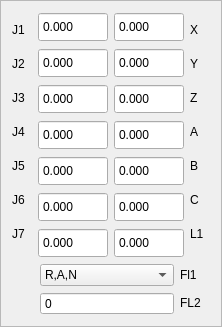
    <widget class="QFrame" name="frame_Values">
     <property name="sizePolicy">
      <sizepolicy hsizetype="Preferred" vsizetype="Preferred">
       <horstretch>0</horstretch>
       <verstretch>0</verstretch>
      </sizepolicy>
     </property>
     <property name="minimumSize">
      <size>
       <width>191</width>
       <height>287</height>
      </size>
     </property>
     <property name="maximumSize">
      <size>
       <width>16777215</width>
       <height>16777215</height>
      </size>
     </property>
     <property name="frameShape">
      <enum>QFrame::StyledPanel</enum>
     </property>
     <property name="frameShadow">
      <enum>QFrame::Raised</enum>
     </property>
     <layout class="QVBoxLayout" name="verticalLayout_5">
      <item>
       <layout class="QHBoxLayout" name="horizontalLayout">
        <property name="spacing">
         <number>6</number>
        </property>
        <property name="leftMargin">
         <number>0</number>
        </property>
        <property name="topMargin">
         <number>0</number>
        </property>
        <item>
         <layout class="QVBoxLayout" name="verticalLayout_3">
          <item>
           <widget class="QLabel" name="label_J1">
            <property name="sizePolicy">
             <sizepolicy hsizetype="Preferred" vsizetype="Fixed">
              <horstretch>0</horstretch>
              <verstretch>0</verstretch>
             </sizepolicy>
            </property>
            <property name="minimumSize">
             <size>
              <width>20</width>
              <height>20</height>
             </size>
            </property>
            <property name="maximumSize">
             <size>
              <width>20</width>
              <height>20</height>
             </size>
            </property>
            <property name="text">
             <string>J1</string>
            </property>
           </widget>
          </item>
          <item>
           <widget class="QLabel" name="label_J2">
            <property name="sizePolicy">
             <sizepolicy hsizetype="Preferred" vsizetype="Fixed">
              <horstretch>0</horstretch>
              <verstretch>0</verstretch>
             </sizepolicy>
            </property>
            <property name="minimumSize">
             <size>
              <width>20</width>
              <height>20</height>
             </size>
            </property>
            <property name="maximumSize">
             <size>
              <width>20</width>
              <height>20</height>
             </size>
            </property>
            <property name="text">
             <string>J2</string>
            </property>
           </widget>
          </item>
          <item>
           <widget class="QLabel" name="label_J3">
            <property name="sizePolicy">
             <sizepolicy hsizetype="Preferred" vsizetype="Fixed">
              <horstretch>0</horstretch>
              <verstretch>0</verstretch>
             </sizepolicy>
            </property>
            <property name="minimumSize">
             <size>
              <width>20</width>
              <height>20</height>
             </size>
            </property>
            <property name="maximumSize">
             <size>
              <width>20</width>
              <height>20</height>
             </size>
            </property>
            <property name="text">
             <string>J3</string>
            </property>
           </widget>
          </item>
          <item>
           <widget class="QLabel" name="label_J4">
            <property name="sizePolicy">
             <sizepolicy hsizetype="Preferred" vsizetype="Fixed">
              <horstretch>0</horstretch>
              <verstretch>0</verstretch>
             </sizepolicy>
            </property>
            <property name="minimumSize">
             <size>
              <width>20</width>
              <height>20</height>
             </size>
            </property>
            <property name="maximumSize">
             <size>
              <width>20</width>
              <height>20</height>
             </size>
            </property>
            <property name="text">
             <string>J4</string>
            </property>
           </widget>
          </item>
          <item>
           <widget class="QLabel" name="label_J5">
            <property name="sizePolicy">
             <sizepolicy hsizetype="Preferred" vsizetype="Fixed">
              <horstretch>0</horstretch>
              <verstretch>0</verstretch>
             </sizepolicy>
            </property>
            <property name="minimumSize">
             <size>
              <width>20</width>
              <height>20</height>
             </size>
            </property>
            <property name="maximumSize">
             <size>
              <width>20</width>
              <height>20</height>
             </size>
            </property>
            <property name="text">
             <string>J5</string>
            </property>
           </widget>
          </item>
          <item>
           <widget class="QLabel" name="label_J6">
            <property name="sizePolicy">
             <sizepolicy hsizetype="Preferred" vsizetype="Fixed">
              <horstretch>0</horstretch>
              <verstretch>0</verstretch>
             </sizepolicy>
            </property>
            <property name="minimumSize">
             <size>
              <width>20</width>
              <height>20</height>
             </size>
            </property>
            <property name="maximumSize">
             <size>
              <width>20</width>
              <height>20</height>
             </size>
            </property>
            <property name="text">
             <string>J6</string>
            </property>
           </widget>
          </item>
          <item>
           <widget class="QLabel" name="label_J7">
            <property name="sizePolicy">
             <sizepolicy hsizetype="Preferred" vsizetype="Fixed">
              <horstretch>0</horstretch>
              <verstretch>0</verstretch>
             </sizepolicy>
            </property>
            <property name="minimumSize">
             <size>
              <width>20</width>
              <height>20</height>
             </size>
            </property>
            <property name="maximumSize">
             <size>
              <width>20</width>
              <height>20</height>
             </size>
            </property>
            <property name="text">
             <string>J7</string>
            </property>
           </widget>
          </item>
         </layout>
        </item>
        <item>
         <layout class="QVBoxLayout" name="verticalLayout">
          <item>
           <widget class="QDoubleSpinBox" name="sb_j1">
            <property name="sizePolicy">
             <sizepolicy hsizetype="Preferred" vsizetype="Preferred">
              <horstretch>0</horstretch>
              <verstretch>0</verstretch>
             </sizepolicy>
            </property>
            <property name="minimumSize">
             <size>
              <width>70</width>
              <height>30</height>
             </size>
            </property>
            <property name="maximumSize">
             <size>
              <width>50</width>
              <height>16777215</height>
             </size>
            </property>
            <property name="readOnly">
             <bool>false</bool>
            </property>
            <property name="buttonSymbols">
             <enum>QAbstractSpinBox::NoButtons</enum>
            </property>
            <property name="decimals">
             <number>3</number>
            </property>
            <property name="minimum">
             <double>-240.000000000000000</double>
            </property>
            <property name="maximum">
             <double>240.000000000000000</double>
            </property>
           </widget>
          </item>
          <item>
           <widget class="QDoubleSpinBox" name="sb_j2">
            <property name="sizePolicy">
             <sizepolicy hsizetype="Preferred" vsizetype="Preferred">
              <horstretch>0</horstretch>
              <verstretch>0</verstretch>
             </sizepolicy>
            </property>
            <property name="minimumSize">
             <size>
              <width>70</width>
              <height>30</height>
             </size>
            </property>
            <property name="maximumSize">
             <size>
              <width>50</width>
              <height>16777215</height>
             </size>
            </property>
            <property name="readOnly">
             <bool>false</bool>
            </property>
            <property name="buttonSymbols">
             <enum>QAbstractSpinBox::NoButtons</enum>
            </property>
            <property name="decimals">
             <number>3</number>
            </property>
            <property name="minimum">
             <double>-120.000000000000000</double>
            </property>
            <property name="value">
             <double>0.000000000000000</double>
            </property>
           </widget>
          </item>
          <item>
           <widget class="QDoubleSpinBox" name="sb_j3">
            <property name="sizePolicy">
             <sizepolicy hsizetype="Preferred" vsizetype="Preferred">
              <horstretch>0</horstretch>
              <verstretch>0</verstretch>
             </sizepolicy>
            </property>
            <property name="minimumSize">
             <size>
              <width>70</width>
              <height>30</height>
             </size>
            </property>
            <property name="maximumSize">
             <size>
              <width>50</width>
              <height>16777215</height>
             </size>
            </property>
            <property name="readOnly">
             <bool>false</bool>
            </property>
            <property name="buttonSymbols">
             <enum>QAbstractSpinBox::NoButtons</enum>
            </property>
            <property name="decimals">
             <number>3</number>
            </property>
           </widget>
          </item>
          <item>
           <widget class="QDoubleSpinBox" name="sb_j4">
            <property name="sizePolicy">
             <sizepolicy hsizetype="Preferred" vsizetype="Preferred">
              <horstretch>0</horstretch>
              <verstretch>0</verstretch>
             </sizepolicy>
            </property>
            <property name="minimumSize">
             <size>
              <width>70</width>
              <height>30</height>
             </size>
            </property>
            <property name="maximumSize">
             <size>
              <width>50</width>
              <height>16777215</height>
             </size>
            </property>
            <property name="readOnly">
             <bool>false</bool>
            </property>
            <property name="buttonSymbols">
             <enum>QAbstractSpinBox::NoButtons</enum>
            </property>
            <property name="decimals">
             <number>3</number>
            </property>
            <property name="minimum">
             <double>-200.000000000000000</double>
            </property>
            <property name="value">
             <double>0.000000000000000</double>
            </property>
           </widget>
          </item>
          <item>
           <widget class="QDoubleSpinBox" name="sb_j5">
            <property name="sizePolicy">
             <sizepolicy hsizetype="Preferred" vsizetype="Preferred">
              <horstretch>0</horstretch>
              <verstretch>0</verstretch>
             </sizepolicy>
            </property>
            <property name="minimumSize">
             <size>
              <width>70</width>
              <height>30</height>
             </size>
            </property>
            <property name="maximumSize">
             <size>
              <width>50</width>
              <height>16777215</height>
             </size>
            </property>
            <property name="readOnly">
             <bool>false</bool>
            </property>
            <property name="buttonSymbols">
             <enum>QAbstractSpinBox::NoButtons</enum>
            </property>
            <property name="suffix">
             <string/>
            </property>
            <property name="decimals">
             <number>3</number>
            </property>
            <property name="minimum">
             <double>-120.000000000000000</double>
            </property>
            <property name="value">
             <double>0.000000000000000</double>
            </property>
           </widget>
          </item>
          <item>
           <widget class="QDoubleSpinBox" name="sb_j6">
            <property name="sizePolicy">
             <sizepolicy hsizetype="Preferred" vsizetype="Preferred">
              <horstretch>0</horstretch>
              <verstretch>0</verstretch>
             </sizepolicy>
            </property>
            <property name="minimumSize">
             <size>
              <width>70</width>
              <height>30</height>
             </size>
            </property>
            <property name="maximumSize">
             <size>
              <width>50</width>
              <height>16777215</height>
             </size>
            </property>
            <property name="readOnly">
             <bool>false</bool>
            </property>
            <property name="buttonSymbols">
             <enum>QAbstractSpinBox::NoButtons</enum>
            </property>
            <property name="decimals">
             <number>3</number>
            </property>
            <property name="minimum">
             <double>-360.000000000000000</double>
            </property>
            <property name="value">
             <double>0.000000000000000</double>
            </property>
           </widget>
          </item>
          <item>
           <widget class="QDoubleSpinBox" name="sb_j7">
            <property name="sizePolicy">
             <sizepolicy hsizetype="Preferred" vsizetype="Preferred">
              <horstretch>0</horstretch>
              <verstretch>0</verstretch>
             </sizepolicy>
            </property>
            <property name="minimumSize">
             <size>
              <width>70</width>
              <height>30</height>
             </size>
            </property>
            <property name="maximumSize">
             <size>
              <width>50</width>
              <height>16777215</height>
             </size>
            </property>
            <property name="readOnly">
             <bool>false</bool>
            </property>
            <property name="buttonSymbols">
             <enum>QAbstractSpinBox::NoButtons</enum>
            </property>
            <property name="decimals">
             <number>3</number>
            </property>
            <property name="minimum">
             <double>-800.000000000000000</double>
            </property>
            <property name="maximum">
             <double>800.000000000000000</double>
            </property>
            <property name="value">
             <double>0.000000000000000</double>
            </property>
           </widget>
          </item>
         </layout>
        </item>
        <item>
         <layout class="QVBoxLayout" name="verticalLayout_2">
          <item>
           <widget class="QDoubleSpinBox" name="sb_x">
            <property name="sizePolicy">
             <sizepolicy hsizetype="Preferred" vsizetype="Preferred">
              <horstretch>0</horstretch>
              <verstretch>0</verstretch>
             </sizepolicy>
            </property>
            <property name="minimumSize">
             <size>
              <width>70</width>
              <height>30</height>
             </size>
            </property>
            <property name="maximumSize">
             <size>
              <width>50</width>
              <height>16777215</height>
             </size>
            </property>
            <property name="readOnly">
             <bool>false</bool>
            </property>
            <property name="buttonSymbols">
             <enum>QAbstractSpinBox::NoButtons</enum>
            </property>
            <property name="decimals">
             <number>3</number>
            </property>
            <property name="minimum">
             <double>-2000.000000000000000</double>
            </property>
            <property name="maximum">
             <double>2000.000000000000000</double>
            </property>
           </widget>
          </item>
          <item>
           <widget class="QDoubleSpinBox" name="sb_y">
            <property name="sizePolicy">
             <sizepolicy hsizetype="Preferred" vsizetype="Preferred">
              <horstretch>0</horstretch>
              <verstretch>0</verstretch>
             </sizepolicy>
            </property>
            <property name="minimumSize">
             <size>
              <width>70</width>
              <height>30</height>
             </size>
            </property>
            <property name="maximumSize">
             <size>
              <width>50</width>
              <height>16777215</height>
             </size>
            </property>
            <property name="readOnly">
             <bool>false</bool>
            </property>
            <property name="buttonSymbols">
             <enum>QAbstractSpinBox::NoButtons</enum>
            </property>
            <property name="decimals">
             <number>3</number>
            </property>
            <property name="minimum">
             <double>-1000.000000000000000</double>
            </property>
            <property name="maximum">
             <double>1000.000000000000000</double>
            </property>
           </widget>
          </item>
          <item>
           <widget class="QDoubleSpinBox" name="sb_z">
            <property name="sizePolicy">
             <sizepolicy hsizetype="Preferred" vsizetype="Preferred">
              <horstretch>0</horstretch>
              <verstretch>0</verstretch>
             </sizepolicy>
            </property>
            <property name="minimumSize">
             <size>
              <width>70</width>
              <height>30</height>
             </size>
            </property>
            <property name="maximumSize">
             <size>
              <width>50</width>
              <height>16777215</height>
             </size>
            </property>
            <property name="readOnly">
             <bool>false</bool>
            </property>
            <property name="buttonSymbols">
             <enum>QAbstractSpinBox::NoButtons</enum>
            </property>
            <property name="decimals">
             <number>3</number>
            </property>
            <property name="minimum">
             <double>-1000.000000000000000</double>
            </property>
            <property name="maximum">
             <double>1000.000000000000000</double>
            </property>
           </widget>
          </item>
          <item>
           <widget class="QDoubleSpinBox" name="sb_a">
            <property name="sizePolicy">
             <sizepolicy hsizetype="Preferred" vsizetype="Preferred">
              <horstretch>0</horstretch>
              <verstretch>0</verstretch>
             </sizepolicy>
            </property>
            <property name="minimumSize">
             <size>
              <width>70</width>
              <height>30</height>
             </size>
            </property>
            <property name="maximumSize">
             <size>
              <width>50</width>
              <height>16777215</height>
             </size>
            </property>
            <property name="readOnly">
             <bool>false</bool>
            </property>
            <property name="buttonSymbols">
             <enum>QAbstractSpinBox::NoButtons</enum>
            </property>
            <property name="decimals">
             <number>3</number>
            </property>
            <property name="minimum">
             <double>-1000.000000000000000</double>
            </property>
            <property name="maximum">
             <double>1000.000000000000000</double>
            </property>
           </widget>
          </item>
          <item>
           <widget class="QDoubleSpinBox" name="sb_b">
            <property name="sizePolicy">
             <sizepolicy hsizetype="Preferred" vsizetype="Preferred">
              <horstretch>0</horstretch>
              <verstretch>0</verstretch>
             </sizepolicy>
            </property>
            <property name="minimumSize">
             <size>
              <width>70</width>
              <height>30</height>
             </size>
            </property>
            <property name="maximumSize">
             <size>
              <width>50</width>
              <height>16777215</height>
             </size>
            </property>
            <property name="readOnly">
             <bool>false</bool>
            </property>
            <property name="buttonSymbols">
             <enum>QAbstractSpinBox::NoButtons</enum>
            </property>
            <property name="decimals">
             <number>3</number>
            </property>
            <property name="minimum">
             <double>-1000.000000000000000</double>
            </property>
            <property name="maximum">
             <double>1000.000000000000000</double>
            </property>
           </widget>
          </item>
          <item>
           <widget class="QDoubleSpinBox" name="sb_c">
            <property name="sizePolicy">
             <sizepolicy hsizetype="Preferred" vsizetype="Preferred">
              <horstretch>0</horstretch>
              <verstretch>0</verstretch>
             </sizepolicy>
            </property>
            <property name="minimumSize">
             <size>
              <width>70</width>
              <height>30</height>
             </size>
            </property>
            <property name="maximumSize">
             <size>
              <width>50</width>
              <height>16777215</height>
             </size>
            </property>
            <property name="readOnly">
             <bool>false</bool>
            </property>
            <property name="buttonSymbols">
             <enum>QAbstractSpinBox::NoButtons</enum>
            </property>
            <property name="decimals">
             <number>3</number>
            </property>
            <property name="minimum">
             <double>-1000.000000000000000</double>
            </property>
            <property name="maximum">
             <double>1000.000000000000000</double>
            </property>
           </widget>
          </item>
          <item>
           <widget class="QDoubleSpinBox" name="sb_l1">
            <property name="sizePolicy">
             <sizepolicy hsizetype="Preferred" vsizetype="Preferred">
              <horstretch>0</horstretch>
              <verstretch>0</verstretch>
             </sizepolicy>
            </property>
            <property name="minimumSize">
             <size>
              <width>70</width>
              <height>30</height>
             </size>
            </property>
            <property name="maximumSize">
             <size>
              <width>50</width>
              <height>16777215</height>
             </size>
            </property>
            <property name="readOnly">
             <bool>false</bool>
            </property>
            <property name="buttonSymbols">
             <enum>QAbstractSpinBox::NoButtons</enum>
            </property>
            <property name="decimals">
             <number>3</number>
            </property>
            <property name="minimum">
             <double>-800.000000000000000</double>
            </property>
            <property name="maximum">
             <double>800.000000000000000</double>
            </property>
           </widget>
          </item>
         </layout>
        </item>
        <item>
         <layout class="QVBoxLayout" name="verticalLayout_4">
          <item>
           <widget class="QLabel" name="label_X">
            <property name="sizePolicy">
             <sizepolicy hsizetype="Preferred" vsizetype="Fixed">
              <horstretch>0</horstretch>
              <verstretch>0</verstretch>
             </sizepolicy>
            </property>
            <property name="minimumSize">
             <size>
              <width>20</width>
              <height>20</height>
             </size>
            </property>
            <property name="maximumSize">
             <size>
              <width>20</width>
              <height>20</height>
             </size>
            </property>
            <property name="text">
             <string>X</string>
            </property>
           </widget>
          </item>
          <item>
           <widget class="QLabel" name="label_Y">
            <property name="sizePolicy">
             <sizepolicy hsizetype="Preferred" vsizetype="Fixed">
              <horstretch>0</horstretch>
              <verstretch>0</verstretch>
             </sizepolicy>
            </property>
            <property name="minimumSize">
             <size>
              <width>20</width>
              <height>20</height>
             </size>
            </property>
            <property name="maximumSize">
             <size>
              <width>20</width>
              <height>20</height>
             </size>
            </property>
            <property name="text">
             <string>Y</string>
            </property>
           </widget>
          </item>
          <item>
           <widget class="QLabel" name="label_Z">
            <property name="sizePolicy">
             <sizepolicy hsizetype="Preferred" vsizetype="Fixed">
              <horstretch>0</horstretch>
              <verstretch>0</verstretch>
             </sizepolicy>
            </property>
            <property name="minimumSize">
             <size>
              <width>20</width>
              <height>20</height>
             </size>
            </property>
            <property name="maximumSize">
             <size>
              <width>20</width>
              <height>20</height>
             </size>
            </property>
            <property name="text">
             <string>Z</string>
            </property>
           </widget>
          </item>
          <item>
           <widget class="QLabel" name="label_A">
            <property name="sizePolicy">
             <sizepolicy hsizetype="Preferred" vsizetype="Fixed">
              <horstretch>0</horstretch>
              <verstretch>0</verstretch>
             </sizepolicy>
            </property>
            <property name="minimumSize">
             <size>
              <width>20</width>
              <height>20</height>
             </size>
            </property>
            <property name="maximumSize">
             <size>
              <width>20</width>
              <height>20</height>
             </size>
            </property>
            <property name="text">
             <string>A</string>
            </property>
           </widget>
          </item>
          <item>
           <widget class="QLabel" name="label_B">
            <property name="sizePolicy">
             <sizepolicy hsizetype="Preferred" vsizetype="Fixed">
              <horstretch>0</horstretch>
              <verstretch>0</verstretch>
             </sizepolicy>
            </property>
            <property name="minimumSize">
             <size>
              <width>20</width>
              <height>20</height>
             </size>
            </property>
            <property name="maximumSize">
             <size>
              <width>20</width>
              <height>20</height>
             </size>
            </property>
            <property name="text">
             <string>B</string>
            </property>
           </widget>
          </item>
          <item>
           <widget class="QLabel" name="label_C">
            <property name="sizePolicy">
             <sizepolicy hsizetype="Preferred" vsizetype="Fixed">
              <horstretch>0</horstretch>
              <verstretch>0</verstretch>
             </sizepolicy>
            </property>
            <property name="minimumSize">
             <size>
              <width>20</width>
              <height>20</height>
             </size>
            </property>
            <property name="maximumSize">
             <size>
              <width>20</width>
              <height>20</height>
             </size>
            </property>
            <property name="text">
             <string>C</string>
            </property>
           </widget>
          </item>
          <item>
           <widget class="QLabel" name="label_L1">
            <property name="sizePolicy">
             <sizepolicy hsizetype="Preferred" vsizetype="Fixed">
              <horstretch>0</horstretch>
              <verstretch>0</verstretch>
             </sizepolicy>
            </property>
            <property name="minimumSize">
             <size>
              <width>20</width>
              <height>20</height>
             </size>
            </property>
            <property name="maximumSize">
             <size>
              <width>20</width>
              <height>20</height>
             </size>
            </property>
            <property name="text">
             <string>L1</string>
            </property>
           </widget>
          </item>
         </layout>
        </item>
       </layout>
      </item>
      <item>
       <layout class="QHBoxLayout" name="horizontalLayout_2">
        <item>
         <spacer name="horizontalSpacer">
          <property name="orientation">
           <enum>Qt::Horizontal</enum>
          </property>
          <property name="sizeType">
           <enum>QSizePolicy::Preferred</enum>
          </property>
          <property name="sizeHint" stdset="0">
           <size>
            <width>28</width>
            <height>20</height>
           </size>
          </property>
         </spacer>
        </item>
        <item>
         <widget class="QComboBox" name="cb_Flg1">
          <property name="currentIndex">
           <number>7</number>
          </property>
          <item>
           <property name="text">
            <string>L,B,F</string>
           </property>
          </item>
          <item>
           <property name="text">
            <string>L,B,N</string>
           </property>
          </item>
          <item>
           <property name="text">
            <string>L,A,F</string>
           </property>
          </item>
          <item>
           <property name="text">
            <string>L,A,N</string>
           </property>
          </item>
          <item>
           <property name="text">
            <string>R,B,F</string>
           </property>
          </item>
          <item>
           <property name="text">
            <string>R,B,N</string>
           </property>
          </item>
          <item>
           <property name="text">
            <string>R,A,F</string>
           </property>
          </item>
          <item>
           <property name="text">
            <string>R,A,N</string>
           </property>
          </item>
         </widget>
        </item>
        <item>
         <widget class="QLabel" name="label_Konfig">
          <property name="sizePolicy">
           <sizepolicy hsizetype="Preferred" vsizetype="Fixed">
            <horstretch>0</horstretch>
            <verstretch>0</verstretch>
           </sizepolicy>
          </property>
          <property name="minimumSize">
           <size>
            <width>30</width>
            <height>20</height>
           </size>
          </property>
          <property name="maximumSize">
           <size>
            <width>20</width>
            <height>20</height>
           </size>
          </property>
          <property name="text">
           <string>Fl1</string>
          </property>
         </widget>
        </item>
       </layout>
      </item>
      <item>
       <layout class="QHBoxLayout" name="horizontalLayout_19">
        <item>
         <spacer name="horizontalSpacer_2">
          <property name="orientation">
           <enum>Qt::Horizontal</enum>
          </property>
          <property name="sizeType">
           <enum>QSizePolicy::Preferred</enum>
          </property>
          <property name="sizeHint" stdset="0">
           <size>
            <width>28</width>
            <height>20</height>
           </size>
          </property>
         </spacer>
        </item>
        <item>
         <widget class="QSpinBox" name="spinBox_Flg2">
          <property name="frame">
           <bool>true</bool>
          </property>
          <property name="readOnly">
           <bool>true</bool>
          </property>
          <property name="buttonSymbols">
           <enum>QAbstractSpinBox::NoButtons</enum>
          </property>
         </widget>
        </item>
        <item>
         <widget class="QLabel" name="label_FL2">
          <property name="minimumSize">
           <size>
            <width>30</width>
            <height>20</height>
           </size>
          </property>
          <property name="maximumSize">
           <size>
            <width>20</width>
            <height>20</height>
           </size>
          </property>
          <property name="text">
           <string>FL2</string>
          </property>
         </widget>
        </item>
       </layout>
      </item>
     </layout>
    </widget>
